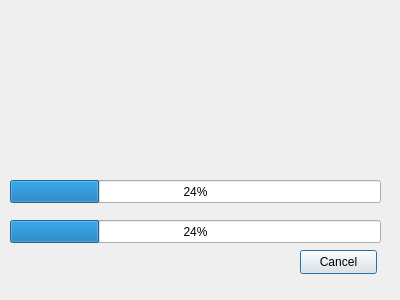
<?xml version="1.0" encoding="UTF-8"?>
<ui version="4.0">
 <class>Dialog</class>
 <widget class="QDialog" name="Dialog">
  <property name="geometry">
   <rect>
    <x>0</x>
    <y>0</y>
    <width>400</width>
    <height>300</height>
   </rect>
  </property>
  <property name="windowTitle">
   <string>Dialog</string>
  </property>
  <widget class="QPushButton" name="cancelButton">
   <property name="geometry">
    <rect>
     <x>300</x>
     <y>250</y>
     <width>77</width>
     <height>24</height>
    </rect>
   </property>
   <property name="text">
    <string>Cancel</string>
   </property>
  </widget>
  <widget class="QProgressBar" name="fileProgress">
   <property name="geometry">
    <rect>
     <x>10</x>
     <y>180</y>
     <width>371</width>
     <height>23</height>
    </rect>
   </property>
   <property name="value">
    <number>24</number>
   </property>
  </widget>
  <widget class="QProgressBar" name="currentFile">
   <property name="geometry">
    <rect>
     <x>10</x>
     <y>220</y>
     <width>371</width>
     <height>23</height>
    </rect>
   </property>
   <property name="value">
    <number>24</number>
   </property>
  </widget>
 </widget>
 <resources/>
 <connections>
  <connection>
   <sender>cancelButton</sender>
   <signal>clicked()</signal>
   <receiver>Dialog</receiver>
   <slot>reject()</slot>
   <hints>
    <hint type="sourcelabel">
     <x>330</x>
     <y>66</y>
    </hint>
    <hint type="destinationlabel">
     <x>197</x>
     <y>125</y>
    </hint>
   </hints>
  </connection>
 </connections>
</ui>
